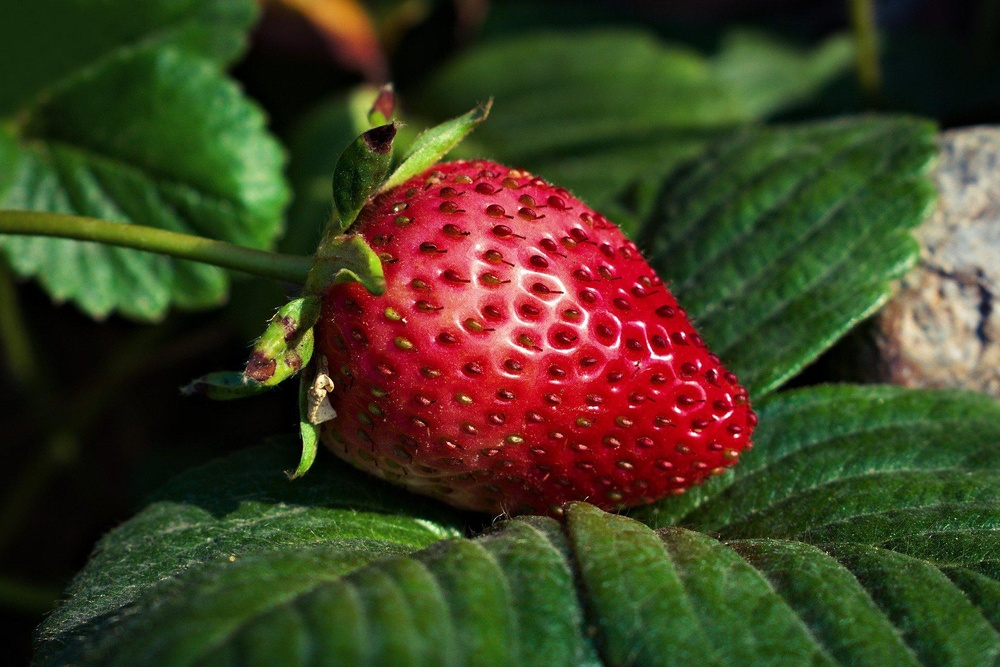
#> input picture module_11/module_11_1/strawberry.jpg, 1000 x 667 px, shrunk from 1920 x 1281 before the run
$ python module_11_1.py
#> lines starting #> are read from the running program, lines starting #| are printed output that depends on the picture
import numpy as np
import matplotlib.pyplot as plt
from PIL import Image

# numpy
a = np.array([[1, 2, 3, 4],  # создание двумерного массива (матрицы)
              [5, 6, 7, 8],
              [9, 10, 11, 12]])
print(a[0]) # вывод элемента (первый элемент двумерного массива)
print(a[1][2]) # вывод конкретного значения, во второй строке и третьем столбце
print(a) # вывод массива
print(*a) # красивый вывод массива
print("")

# Наиболее важные атрибуты объекта ndarray:
print(a.ndim) # возвращает количество измерений массива
print(a.shape) # возвращает кортеж, указывающий размер массива в каждом измерении (строка, столбец)
print(a.size) # возвращает общее число элементов массива (фактически это произведение элементов, возвращаемым shape)
print(a.dtype) # возвращает тип элементов массива
print(a.itemsize) # возвращает максимальный размер одного элемента в массиве в байтах
print("")

# matplotlib
x = [1, 2, 3, 4, 5]
y = [25, 32, 34, 20, 25]
plt.plot(x, y, color='green', marker='o', markersize=7) # функция, строящая график в соответствии со значениями, которые ей были переданы
plt.xlabel('Ось х', fontsize=15, color='blue') # Подпись для оси х (функция)
plt.ylabel('Ось y', fontsize=15, color='blue') # Подпись для оси y (функция)
plt.title('Первый график', fontsize=17) # Название
plt.show() # функция, которая отвечает за вывод визуализированных данных на экран
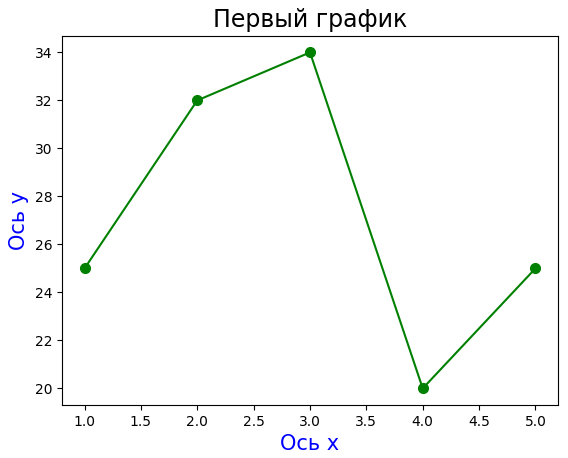
#> figure drawn by matplotlib, 1 panel

# pillow
image = Image.open("strawberry.jpg") # функция, для открытия картинки
#> image is the input picture: PIL image 1000x667 RGB; mean R, G, B 64.3, 62.3, 33.8
cmyk_image = image.convert("CMYK") # метод, конвертирующий в другую цветовую модель
cmyk_image.save("new_strawberry.jpg") # метод, для сохранения картинки в файл
